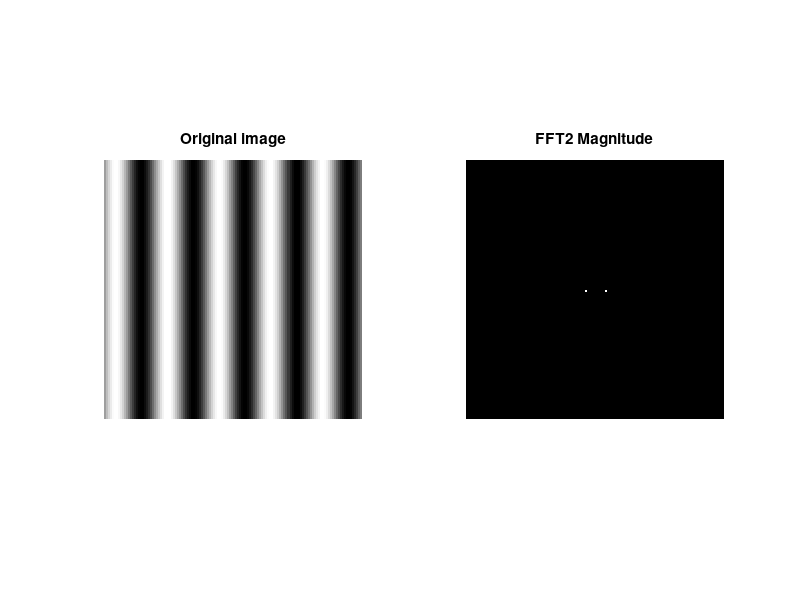

Here is the MATLAB script that generated this plot:
%% LAB 1 - COMPUTER VISION, November 2019
%% by Federico Favia, Martin De Pellegrini

%% Initialization
clear ; close all; clc

%% Part 1: Properties of discrete Fourier Transform
% basis functions

p = [1, 2, 5, 9, 17, 17, 5, 64, 120, 70, 125, 128];
q = [1, 2, 9, 5, 9, 121, 1, 64, 70, 120, 1, 128];

% for i = 1 : length(p)
%     figure()
%     [Fhat_, F_, Fabsmax_, amplitude_, wavelength_ ] = fftwave(p(i),q(i));
%     w = waitforbuttonpress
% end


% question 2
Q = 128; % dimension of original image
orig_image = zeros(Q,Q);
period = 5; %number of periods
for m = 1 : 1 : Q % sine wave in spatial domain (original image)
    for n = 1 : 1 : Q
        orig_image(m,n) = 0.5 + 0.5.*sin(2.*pi.*(n./(Q./period))); %the "0.5" constants give values between 0 and 1 for use with "imshow"
    end
end
subplot(1,2,1); imshow(orig_image); title('Original image');
B = abs(fftshift(fft2(orig_image-0.5))); %delete the added scaling values before FFT, gives values symmetric around the x_axis
subplot(1,2,2); imshow(B); title('FFT2 Magnitude');


    

%% linearity
%%F = [ zeros(56, 128); ones(16, 128); zeros(56, 128)]; %test image
%%G = F'; %transposed
% H = F + 2 * G;
% 
% figure();
% subplot(1,4,1);
% imshow(F);
% title("Original F");
%%Fhat = fft2(F);
% subplot(1,4,2);
% showgrey(abs(Fhat));
% title("Spectra F");
% subplot(1,4,3);
% showgrey(log(1 + abs(Fhat)));
% title("Log spectra F");
% subplot(1,4,4);
% showgrey(log(1 + abs(fftshift(Fhat))));
% title("Log spectra shift F");
% 
% figure();
% subplot(1,4,1);
% showgrey(G);
% title("Transposed F = G");
%%Ghat = fft2(G);
% subplot(1,4,2);
% showgrey(abs(Ghat));
% title("Spectra G");
% subplot(1,4,3);
% showgrey(log(1 + abs(Ghat)));
% title("Log spectra G");
% subplot(1,4,4);
% showgrey(log(1 + abs(fftshift(Ghat))));
% title("Log spectra shift G");
% 
% figure();
% subplot(1,5,1);
% showgrey(H);
% title("Original H");
% Hhat = fft2(H);
% subplot(1,5,2);
% showgrey(abs(Hhat));
% title("Spectra G");
% subplot(1,5,3);
% showgrey(log(1 + abs(Hhat)));
% title("Log spectra H");
% subplot(1,5,4);
% showgrey(log(1 + abs(fftshift(Hhat))));
% title("Log spectra shift H");
% subplot(1,5,5);
% showgrey(ifft2(Fhat+2*Ghat));
% title("linearity");

%% multiplication
% figure();
% subplot(1,5,1);
% Z = F .* G;
% Zhat = fft2(Z);
% showgrey(Z);
% title("f x g");
% subplot(1,5,2);
% showgrey(abs(Zhat));
% title("spectra f x g");
% subplot(1,5,3);
% showgrey(log(1+abs(Zhat)));
% title("log spectra f x g");
% subplot(1,5,4);
% showgrey(log(1+abs(fftshift(Zhat))));
% title("log spectra shift f x g");
% subplot(1,5,5);
% showfs(Zhat);
% title("fs f x g");
% 
% Zhat2 = conv2(fftshift(Fhat),fftshift(Ghat),'same');
% figure();
% Z2 = ifft2(Zhat); % approximation of Z = F. * G
% subplot(1,3,1)
% showgrey(Z2); title("z2=f x g");
% subplot(1,3,2)
% test2=abs(fftshift(Zhat2));
% showgrey(log(1+abs(fftshift(test2)))); % problems
% title("Zhat2");
% subplot(1,3,3)
% Zhat3 = fft2(Z2);
% showfs(Zhat3); title("fft2(Z2)");

%% information in fourier phase and magnitude
% img = phonecalc128;
% figure;
% showgrey(img);
% a=(10.0)^-10;
% figure;
% showgrey(pow2image(img,a));
% randphaseimage();

%% Part 2: Gaussian convolution implemented via FFT

%% Part 3: Smoothing

% office = office256;
% add = gaussnoise(office, 16);
% sap = sapnoise(office, 0.1, 255);